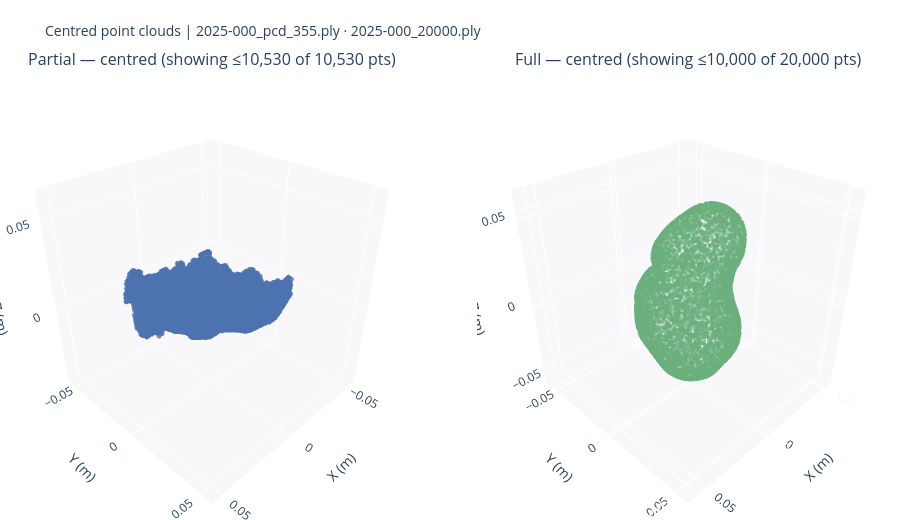

Notebook cell for this chart:
### Markdown cell above
## Encoder Input Visualisation

Two **Plotly** 3D panels (orbit / zoom / pan): **partial** scan vs **full** scan for the same tuber, each **centred** by subtracting its own mean. No FPS — only an optional random subsample for display (`DISPLAY_CAP_*`).

Adjust `PLY_PARTIAL` / `PLY_FULL` in the code cell. Run where the `.ply` paths exist (e.g. GPU server).

### Code cell
from __future__ import annotations

from pathlib import Path

import numpy as np
import open3d as o3d
import plotly.graph_objects as go
from plotly.subplots import make_subplots

ROOT = Path('.').resolve()
PLY_PARTIAL = ROOT / 'reviewdata/2025-000_pcd_355.ply'
PLY_FULL = ROOT / 'reviewdata/2025-000_20000.ply'

# Same tuber: partial conveyor scan + full laser/SfM cloud.
# Each cloud is translated to its own centroid (no FPS; display subsample only).
# ---------------------------------------------------------------------------
DISPLAY_CAP_FULL = 10000
DISPLAY_CAP_PARTIAL_RAW = 16000
PARTIAL_CLR = '#4C72B0'
FULL_CLR = '#6AAF7C'

MARKER_PARTIAL = dict(size=3, opacity=0.82, line=dict(width=0))
MARKER_FULL = dict(size=2, opacity=0.55, line=dict(width=0))

DEFAULT_CAMERA = dict(eye=dict(x=1.45, y=1.45, z=1.28))


def _downsample(pts: np.ndarray, max_n: int, seed: int) -> np.ndarray:
    n = len(pts)
    if n <= max_n:
        return pts
    g = np.random.default_rng(seed)
    idx = g.choice(n, max_n, replace=False)
    return pts[idx]


def _load_centred(ply_path: Path) -> tuple[np.ndarray, np.ndarray]:
    pcd = o3d.io.read_point_cloud(str(ply_path))
    raw = np.asarray(pcd.points, dtype=np.float32)
    centred = raw - raw.mean(axis=0)
    return raw, centred


raw_p, centred_p = _load_centred(PLY_PARTIAL)
raw_f, centred_f = _load_centred(PLY_FULL)

centred_p_viz = _downsample(centred_p, DISPLAY_CAP_PARTIAL_RAW, seed=11)
centred_f_viz = _downsample(centred_f, DISPLAY_CAP_FULL, seed=12)


def _scene_ranges(pts: np.ndarray) -> tuple[list[float], list[float], list[float]]:
    if len(pts) == 0:
        return [-0.15, 0.15], [-0.15, 0.15], [-0.15, 0.15]
    lo, hi = pts.min(0), pts.max(0)
    center = (lo + hi) / 2
    r = max(float((hi - lo).max()) / 2, 0.02) + 0.01
    return (
        [center[0] - r, center[0] + r],
        [center[1] - r, center[1] + r],
        [center[2] - r, center[2] + r],
    )


def _trace(
    pts: np.ndarray,
    color: str,
    name: str,
    *,
    marker: dict,
    showlegend: bool = False,
    hover_skip: bool = False,
) -> go.Scatter3d:
    m = {**marker, 'color': color, 'line': dict(width=0)}
    ht = '<extra></extra>' if hover_skip else (
        name + '<br>x=%{x:.4f} m<br>y=%{y:.4f} m<br>z=%{z:.4f} m<extra></extra>'
    )
    return go.Scatter3d(
        x=pts[:, 0],
        y=pts[:, 1],
        z=pts[:, 2],
        mode='markers',
        marker=m,
        name=name,
        showlegend=showlegend,
        hovertemplate=ht,
    )


fig = make_subplots(
    rows=1,
    cols=2,
    specs=[[{'type': 'scatter3d'}, {'type': 'scatter3d'}]],
    subplot_titles=(
        f'Partial — centred (showing ≤{min(len(centred_p), DISPLAY_CAP_PARTIAL_RAW):,} of {len(raw_p):,} pts)',
        f'Full — centred (showing ≤{min(len(centred_f), DISPLAY_CAP_FULL):,} of {len(raw_f):,} pts)',
    ),
    horizontal_spacing=0.06,
)

fig.add_trace(
    _trace(
        centred_p_viz,
        PARTIAL_CLR,
        'Partial',
        marker=MARKER_PARTIAL,
        showlegend=False,
        hover_skip=len(centred_p_viz) > 6000,
    ),
    row=1,
    col=1,
)
fig.add_trace(
    _trace(
        centred_f_viz,
        FULL_CLR,
        'Full',
        marker=MARKER_FULL,
        showlegend=False,
        hover_skip=len(centred_f_viz) > 8000,
    ),
    row=1,
    col=2,
)

axis_style = dict(
    showbackground=True,
    backgroundcolor='rgb(248,248,250)',
    gridcolor='white',
    title_font_size=10,
    showspikes=False,
)

xr1, yr1, zr1 = _scene_ranges(centred_p_viz)
xr2, yr2, zr2 = _scene_ranges(centred_f_viz)

for scene_idx, (xr, yr, zr) in enumerate([(xr1, yr1, zr1), (xr2, yr2, zr2)]):
    scene_kw = dict(
        xaxis={**axis_style, 'title': 'X (m)', 'range': xr},
        yaxis={**axis_style, 'title': 'Y (m)', 'range': yr},
        zaxis={**axis_style, 'title': 'Z (m)', 'range': zr},
        aspectmode='cube',
        camera=DEFAULT_CAMERA,
        dragmode='orbit',
    )
    key = 'scene' if scene_idx == 0 else f'scene{scene_idx + 1}'
    fig.update_layout(**{key: scene_kw})

fig.update_layout(
    title_text=f'Centred point clouds | {PLY_PARTIAL.name} · {PLY_FULL.name}',
    title_font_size=14,
    height=520,
    margin=dict(l=0, r=0, t=72, b=0),
    paper_bgcolor='white',
)

fig.show()

print(f'\nPartial n={len(raw_p):>6,} (centred)  bbox {(raw_p.max(0)-raw_p.min(0))}')
print(f'Full    n={len(raw_f):>6,} (centred)  bbox {(raw_f.max(0)-raw_f.min(0))}')
print(
    f'Display subsample caps: partial<={DISPLAY_CAP_PARTIAL_RAW}, full<={DISPLAY_CAP_FULL}'
)

### Figure 1 — Plotly figure (JSON) as saved in the notebook; plotly's stock layout.template omitted (floating-point values rounded to 4 significant figures; data arrays with more than 128 entries replaced by an {"elided": "..."} marker saying what was removed)
{"data": [{"hovertemplate": "<extra></extra>", "marker": {"color": "#4C72B0", "line": {"width": 0}, "opacity": 0.82, "size": 3}, "mode": "markers", "name": "Partial", "scene": "scene", "showlegend": false, "type": "scatter3d", "x": {"elided": "10530 float values"}, "y": {"elided": "10530 float values"}, "z": {"elided": "10530 float values"}}, {"hovertemplate": "<extra></extra>", "marker": {"color": "#6AAF7C", "line": {"width": 0}, "opacity": 0.55, "size": 2}, "mode": "markers", "name": "Full", "scene": "scene2", "showlegend": false, "type": "scatter3d", "x": {"elided": "10000 float values"}, "y": {"elided": "10000 float values"}, "z": {"elided": "10000 float values"}}], "layout": {"annotations": [{"font": {"size": 16}, "showarrow": false, "text": "Partial — centred (showing ≤10,530 of 10,530 pts)", "x": 0.235, "xanchor": "center", "xref": "paper", "y": 1, "yanchor": "bottom", "yref": "paper"}, {"font": {"size": 16}, "showarrow": false, "text": "Full — centred (showing ≤10,000 of 20,000 pts)", "x": 0.765, "xanchor": "center", "xref": "paper", "y": 1, "yanchor": "bottom", "yref": "paper"}], "height": 520, "margin": {"b": 0, "l": 0, "r": 0, "t": 72}, "paper_bgcolor": "white", "scene": {"aspectmode": "cube", "camera": {"eye": {"x": 1.45, "y": 1.45, "z": 1.28}}, "domain": {"x": [0, 0.47], "y": [0, 1]}, "dragmode": "orbit", "xaxis": {"backgroundcolor": "rgb(248,248,250)", "gridcolor": "white", "range": [-0.05771, 0.05644], "showbackground": true, "showspikes": false, "title": {"text": "X (m)"}}, "yaxis": {"backgroundcolor": "rgb(248,248,250)", "gridcolor": "white", "range": [-0.05696, 0.0572], "showbackground": true, "showspikes": false, "title": {"text": "Y (m)"}}, "zaxis": {"backgroundcolor": "rgb(248,248,250)", "gridcolor": "white", "range": [-0.04906, 0.0651], "showbackground": true, "showspikes": false, "title": {"text": "Z (m)"}}}, "scene2": {"aspectmode": "cube", "camera": {"eye": {"x": 1.45, "y": 1.45, "z": 1.28}}, "domain": {"x": [0.53, 1], "y": [0, 1]}, "dragmode": "orbit", "xaxis": {"backgroundcolor": "rgb(248,248,250)", "gridcolor": "white", "range": [-0.05812, 0.06236], "showbackground": true, "showspikes": false, "title": {"text": "X (m)"}}, "yaxis": {"backgroundcolor": "rgb(248,248,250)", "gridcolor": "white", "range": [-0.06152, 0.05896], "showbackground": true, "showspikes": false, "title": {"text": "Y (m)"}}, "zaxis": {"backgroundcolor": "rgb(248,248,250)", "gridcolor": "white", "range": [-0.05884, 0.06164], "showbackground": true, "showspikes": false, "title": {"text": "Z (m)"}}}, "title": {"font": {"size": 14}, "text": "Centred point clouds | 2025-000_pcd_355.ply · 2025-000_20000.ply"}}}
